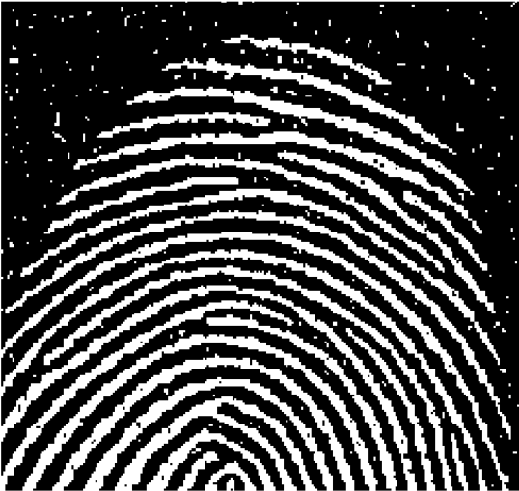
#> input picture images/fingerprint.png, 519 x 491 px, found by its file name; the run also reads 3 pictures not shown here
$ jupyter execute BT18CSE096_Aryan_Patil.ipynb   (shell and % lines are left out)
#> lines starting #> are read from the running program, lines starting #| are printed output that depends on the picture; after the words box and inside, x2 and y2 are one past the last pixel; in counts of white or black regions, pixels touching at a corner belong together
[cell 1]
# Q1 : Develop a program that would use appropriate hand coded morphological operations to enhance the given fingerprint.png image as the resultant output image.

[cell 2]
import cv2
import numpy as np
import matplotlib.pyplot as plt


# Functions for erosion
def check_erode(A, B, k):
    for i in range(k):
        for j in range(k):
            if A[i,j]!=B[i,j]:
                return False

    return True

def erode(A, B, k):

    c = (k-1)//2

    # Shape of A
    x,y = A.shape

    #Define new  image
    new_img = np.zeros((x,y), dtype=np.uint8)

    for i in range(c, x-c):
        for j in range(c,y-c):
            temp = A[i-c:i+c+1, j-c:j+c+1]

            if check_erode(temp, B, k)==True:
                new_img[i,j] = 1
            else:
                new_img[i,j] = 0

    return new_img


# Functions for dilation
def check_dilate(A, B, k):
    for i in range(k):
        for j in range(k):
            if A[i,j]==B[i,j]:
                return True

    return False

def dilate(A, B, k):

    c = (k-1)//2

    # Shape of A
    x,y = A.shape

    #Define new  image
    new_img = np.zeros((x,y), dtype=np.uint8)

    for i in range(c, x-c):
        for j in range(c,y-c):
            temp = A[i-c:i+c+1, j-c:j+c+1]
            if check_dilate(temp, B, k):
                new_img[i,j] = 1
            else:
                new_img[i,j] = 0


    return new_img


# Reading the image of fingerprint
img_g = cv2.imread("fingerprint.png", 0)
#> img_g is the input picture: shape (491, 519); min 0, max 255, mean 74.2

# Converting greyscale image to binary using 128 as threshold
(thresh, img) = cv2.threshold(img_g, 128, 255, cv2.THRESH_BINARY | cv2.THRESH_OTSU)
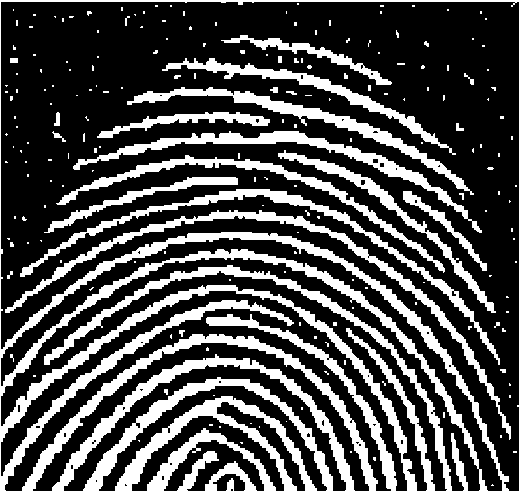
#> img: shape (491, 519); 29.3% white; 216 white regions (174 under 20 px), largest, box (x1, y1, x2, y2) and area: (0, 0, 519, 491) 19001, (22, 334, 378, 491) 4520, (5, 210, 511, 440) 4258
#> thresh = 123
img = img//255

# Shape of image
x,y = img.shape
plt.figure()
plt.imshow(img, cmap='gray')
plt.title('Input Image')

# Defining the structuring element of size (kxk)
k = 5
B = np.ones((k,k), dtype=np.uint8)

# Opening the image : Erosion followed by dilation
img3 = erode(img, B, k)
plt.figure()
plt.imshow(img3*255, cmap='gray')
plt.title('Erosion : Opening')

img4 = dilate(img3, B, k)
plt.figure()
plt.imshow(img4*255, cmap='gray')
plt.title('Dilation : Opening')

# Closing the image : Dilation followed by erosion
img5 = dilate(img4, B, k)
#> call 2 of dilate, with B = array of shape (5, 5), k = 5
#> after the loop in dilate (call 2), `for i in range(c, x-c):`:
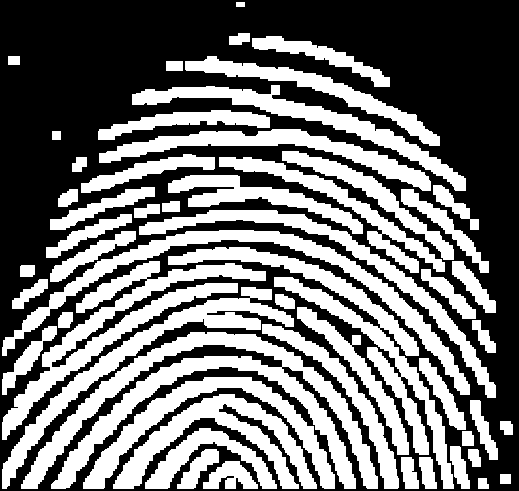
#> new_img: shape (491, 519); values 0 (black) and 1 (white), 44.3% white; 54 white regions, largest, box (x1, y1, x2, y2) and area: (21, 332, 378, 489) 13152, (168, 247, 454, 489) 8654, (2, 261, 266, 440) 8339
plt.figure()
plt.imshow(img5*255, cmap='gray')
plt.title('Dilation : Closing')

img6 = erode(img5, B, k)
plt.figure()
plt.imshow(img6*255, cmap='gray')
plt.title('Erosion : Closing')

[cell 3]
# Q2. Implement a program to count the number of disks in the image disks.png, which has a number of touching black disks on a white background.

[cell 4]
import cv2
import sys
from skimage.morphology import disk
import numpy as np
from queue import Queue
import matplotlib.pyplot as plt

# np.set_printoptions(threshold=sys.maxsize)

def traverse(img, q, label):
    # While queue is not empty loop
    while not q.empty():
        # Get the element from queue
        list1 = q.get()
        x = list1[0]
        y = list1[1]

        # Loop for its 8 neighbours
        for i in range(x-1,x+2):
            for j in range(y-1, y+2):
                if not (i==x and j==y):
                    # If not labelled, add label and append to the queue
                    if img[i,j]==1 and label[i,j]==0:
                        label[i,j] = label[x,y]
                        list1 = [i, j]
                        q.put(list1)            # Append to queue


def first_pass(img, label):
    # Shape of image
    x, y = img.shape

    # Current label number
    current_label = 1

    # Initializing queue
    q = Queue()

    # Loop for all elements in image
    for i in range(1, x-1):
        for j in range(1,y-1):
            # If an unlabelled white coloured element found
            if img[i,j]==1 and label[i,j]==0:
                # New unlabelled object starts
                label[i,j] = current_label
                list1 = [i, j]
                q.put(list1)            # Append to queue
                print(list1[0], list1[1])
                # Traverse to its neighbouring elements
                traverse(img, q, label)
                # Increment label number
                current_label = current_label + 1

    return current_label - 1


# Reading the image of fingerprint
img_g = cv2.imread("disks.png", 0)
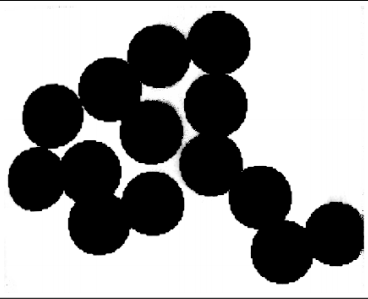
#> input picture images/disks.png, 368 x 299 px, found by its file name
#> img_g is the input picture: shape (299, 368); min 0, max 255, mean 152.5

# Converting greyscale image to binary using 128 as threshold
(thresh, img) = cv2.threshold(img_g, 128, 255, cv2.THRESH_BINARY | cv2.THRESH_OTSU)
#> img: shape (299, 368); 59.9% white; 3 black regions, box (x1, y1, x2, y2) and area: (8, 11, 364, 284) 43361, (0, 0, 368, 1) 368, (0, 298, 368, 299) 368
#> thresh = 127
img = img//255
img = cv2.bitwise_not(img)

# Shape of image
x,y = img.shape
plt.figure()
plt.imshow(img, cmap='gray')
plt.title('Input Image')

# Creating disk shaped structuring element
radius = 22
mask = disk(radius)

# Eroding the image to separate disks
img_erosion = cv2.erode(img, mask, iterations=1)
#> img_erosion: shape (299, 368); values 254 (black) and 255 (white), 3.9% white; 14 white regions, largest, box (x1, y1, x2, y2) and area: (77, 162, 100, 189) 337, (142, 122, 161, 143) 335, (100, 79, 121, 100) 334
(thresh, img_erosion) = cv2.threshold(img_erosion, 128, 255, cv2.THRESH_BINARY | cv2.THRESH_OTSU)
#> thresh = 254
img_erosion = img_erosion//255

# Now pad the image
img_erosion = np.pad(img_erosion, pad_width=1, mode='constant',constant_values=0)
#> img_erosion: shape (301, 370); values 0 (black) and 1 (white), 3.9% white; 14 white regions, largest, box (x1, y1, x2, y2) and area: (78, 163, 101, 190) 337, (143, 123, 162, 144) 335, (101, 80, 122, 101) 334
#print(img_erosion)
plt.figure()
plt.imshow(img_erosion, cmap='gray')
plt.title('Eroded Image')

# Defining label array
x, y = img_erosion.shape
label = np.zeros((x,y), dtype=np.uint8)

# Creating 1st pass over the image to label the objects
num_objects = first_pass(img_erosion, label)
#> after the loop in first_pass, `for i in range(1, x-1):`:
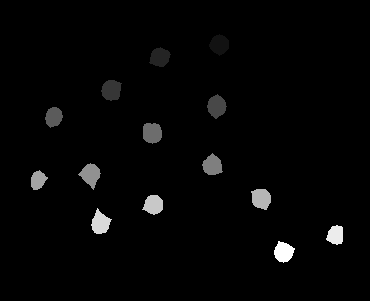
#> label: shape (301, 370); min 0, max 14, mean 0.286; drawn with min black and max white
#> after the loop in first_pass, `for i in range(1, x-1):`: current_label = 15
#> num_objects = 14

print("The number of objects present in image : ", num_objects)
#| The number of objects present in image :  14
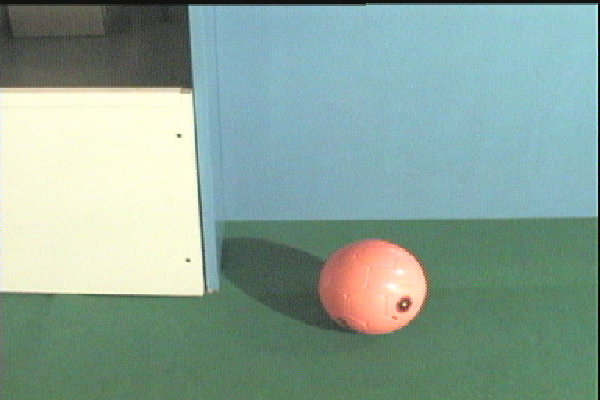
#> input picture images/ball.bmp, 600 x 400 px, found by its file name
#> further down, img is the input picture: shape (400, 600, 3); mean B, G, R 152.2, 163.6, 137.4

[cell 5]
# Q3. The task here is to help a robot to identify a bright orange ball in its surrounding. The ball.bmp is an image obtained from a camera mounted on the robot.
# a) Implement a Myrgb2hsi function to convert red-green-blue (RGB) colors to hue saturation intensity (HSI). The function prototype should be:
#       	function [H, S, I] = Myrgb2hsi(Im)
#    where Im is the original color image, and H, S, and I are the normalized hue value, saturation-value, and intensity value in the HSI color space,
#    respectively. That is, H, S, and I should be in the range of [0, 1]. Load and convert ball.bmp to HSI color space by calling the Myrgb2hsi function.
#    Display the three images in figures 1 to 3 with the appropriate titles. Call an appropriate OpenCV/Matlab function to do the similar conversion and display
#    the three images (i.e., Hue, Saturation, and Intensity) in figures 4 to 6 with appropriate titles. Display the difference images between your results and
#    the Matlab’s results in figures 7 to 9 with appropriate titles. Explain the reason for these differences and the visual differences between your results and
#    the Matlab’s results.

[cell 6]
import cv2
import numpy as np
import math
import matplotlib.pyplot as plt

# Function to convert RGB to HSI
def Myrgb2hsi(img):

    # Converting 0-255 scale to 0-1 float
    img = img.astype('float32')
    img = img/255.0
    print(img.shape)
#| (400, 600, 3)

    # Shape of image
    x = img.shape[0]
    y = img.shape[1]

    # Split the image bands
    B = img[:,:,0]
    G = img[:,:,1]
    R = img[:,:,2]

    # Hue values
    H = np.zeros((x,y), dtype=np.float32)
    for i in range(x):
        for j in range(y):
            num = 0.5 * ((R[i][j] - G[i][j]) + (R[i][j] - B[i][j])) / \
                                math.sqrt((R[i][j] - G[i][j])**2 + ((R[i][j] - B[i][j]) * (G[i][j] - B[i][j])) + 0.00000000001)

            theta = math.acos(num)
            theta = math.degrees(theta)

            if B[i][j]<=G[i][j]:
                H[i][j] = theta
            else:
                H[i][j] = 360-theta
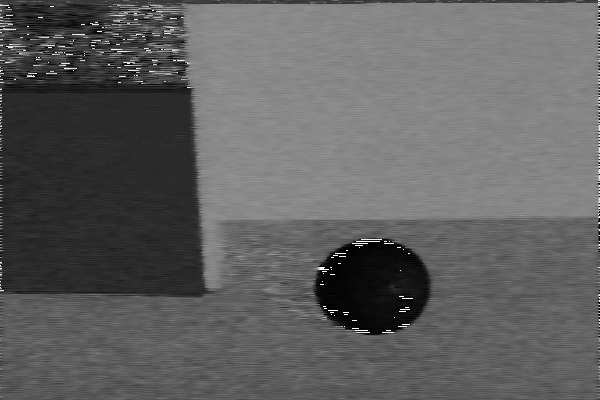
#> H: shape (400, 600) float32; min 0.00042, max 359.6, mean 136; drawn with min black and max white
    # Normalise values for Hue
    H = H/360

    # Intensity
    I = (B+G+R)/3

    # Saturation
    S = np.zeros((x,y), dtype=np.float32)
    for i in range(x):
        for j in range(y):
            S[i][j] = 1 - ((3/(R[i][j]+G[i][j]+B[i][j]))*min(R[i][j],G[i][j],B[i][j]))
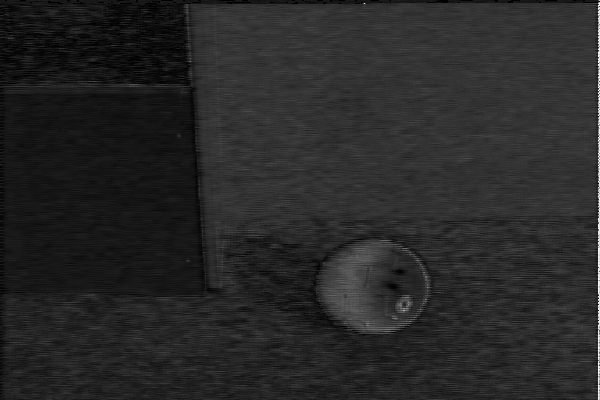
#> S: shape (400, 600) float32; min -3.9e-08, max 0.965, mean 0.152; drawn with min black and max white


    return H,S,I

# Reading the image of ball
img = cv2.imread("ball.bmp")
HSI_img = cv2.cvtColor(img, cv2.COLOR_BGR2HSV)
HSI_img = np.float32(HSI_img)/255

# Inbuilt functions for HSI of image
in_H = HSI_img[:,:,0]
in_S = HSI_img[:,:,1]
in_I = HSI_img[:,:,2]

# Plotting inbuilt HSI components
plt.figure(figsize=(16,12))
plt.subplot(1,3,1)
plt.imshow(in_H, cmap='gray')
plt.title("Inbuilt Hue")
plt.xticks([])
plt.yticks([])

plt.subplot(1,3,2)
plt.imshow(in_S, cmap='gray')
plt.title("Inbuilt Saturation")
plt.xticks([])
plt.yticks([])

plt.subplot(1,3,3)
plt.imshow(in_I, cmap='gray')
plt.title("Inbuilt Intensity")
plt.xticks([])
plt.yticks([])

# Finding HSI components of image
H, S, I = Myrgb2hsi(img)

# Plotting hand coded HSI components
plt.figure(figsize=(16,12))
plt.subplot(1,3,1)
plt.imshow(H, cmap='gray')
plt.title("Handcoded Hue")
plt.xticks([])
plt.yticks([])

plt.subplot(1,3,2)
plt.imshow(S, cmap='gray')
plt.title("Handcoded Saturation")
plt.xticks([])
plt.yticks([])

plt.subplot(1,3,3)
plt.imshow(I, cmap='gray')
plt.title("Handcoded Intensity")
plt.xticks([])
plt.yticks([])

#Plotting the difference in components

diff_I = I - in_I
diff_S = S - in_S
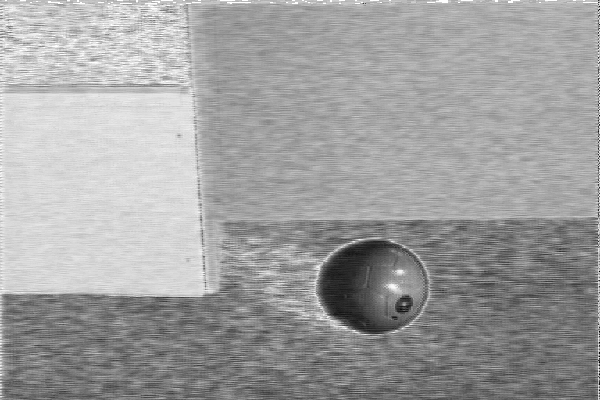
#> diff_S: shape (400, 600) float32; min -0.267, max 3.96e-08, mean -0.0989; drawn with min black and max white
diff_H = H - in_H

plt.figure(figsize=(16,12))
plt.subplot(1,3,1)
plt.imshow(diff_H, cmap='gray')
plt.title('Diff Image hue')
plt.xticks([])
plt.yticks([])

plt.subplot(1,3,2)
plt.imshow(diff_S, cmap='gray')
plt.title('Diff Image saturation')
plt.xticks([])
plt.yticks([])

plt.subplot(1,3,3)
plt.imshow(diff_I, cmap='gray')
plt.title('Diff Image intensity')
plt.xticks([])
plt.yticks([])

[cell 7]
#  Q3.b) In H-space, find a threshold for the ball. Find the centroid of the ball and indicate its location by a cross on the original color image.

[cell 8]
# Thresholding in Hue space

H = H/np.max(H)
H = H*255
H = H.astype('uint8')
ret,H = cv2.threshold(H,30,255,cv2.THRESH_BINARY_INV)
#> H: shape (400, 600); 4.8% white; 448 white regions (425 under 20 px), largest, box (x1, y1, x2, y2) and area: (314, 239, 430, 335) 8125, (0, 83, 189, 93) 845, (24, 18, 88, 29) 245

# [9 lines of commented-out code are left out]
element = cv2.getStructuringElement(cv2.MORPH_ELLIPSE,(7,7))
H = cv2.morphologyEx(H, cv2.MORPH_OPEN, element)
#> H: shape (400, 600); 3.2% white; 2 white regions, box (x1, y1, x2, y2) and area: (316, 241, 428, 335) 7536, (68, 19, 79, 28) 70
H = cv2.morphologyEx(H, cv2.MORPH_CLOSE, element)
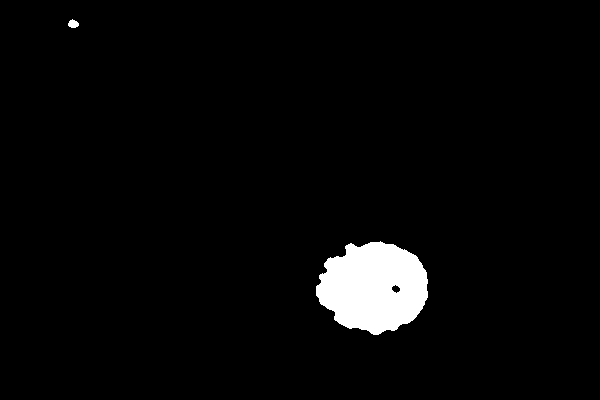
#> H: shape (400, 600); 3.3% white; 2 white regions, box (x1, y1, x2, y2) and area: (316, 241, 428, 335) 7746, (68, 19, 79, 28) 70


# Centroid Calculation

M = cv2.moments(H)
#> M = moments, m00 1993080, centre m10/m00, m01/m00 = (370.7, 284.5)
cen_X = int(M["m10"] / M["m00"])
#> cen_X = 370
cen_Y = int(M["m01"] / M["m00"])
#> cen_Y = 284

# Mark centroid on original image with red color cross
cv2.line(img, (cen_X-10, cen_Y-10), (cen_X+10, cen_Y+10), (0,0,200), 5)
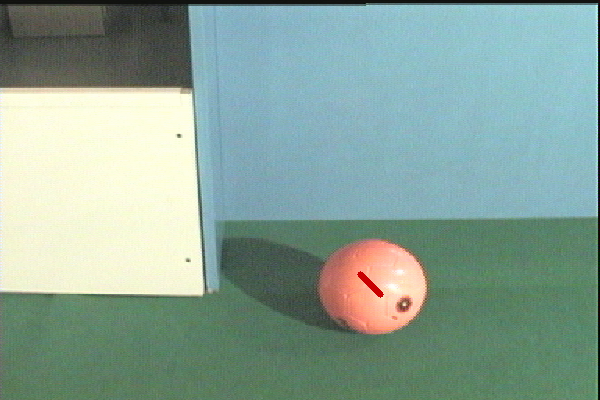
#> img: shape (400, 600, 3); 0.09% of pixels changed, all inside (x1, y1, x2, y2) = (357, 271, 384, 298)
#| 3
cv2.line(img, (cen_X+10, cen_Y-10), (cen_X-10, cen_Y+10), (0,0,200), 5)

plt.figure(figsize=(8,6))
plt.imshow(H, cmap='gray')
plt.title('Threshold Image hue Space')
plt.xticks([])
plt.yticks([])

img = cv2.cvtColor(img, cv2.COLOR_BGR2RGB)

plt.figure(figsize=(8,6))
plt.imshow(img)
plt.title('marked image Space')
plt.xticks([])
plt.yticks([])

[cell 9]
# Q4. Develop a function to implement Harris corners detection algorithm. Use the function to detect corner points in the given corner_test.png image.
# Compare the hand crafted function result with built in cv2.cornerHarris() function result to test your code.

[cell 10]
import cv2
import numpy as np
import math
import matplotlib.pyplot as plt

def locate_corners(img, window_size, k, thresh):
    #Find x and y derivatives
#> called with window_size = 3, k = 0.04, thresh = 4505554.6
    dy, dx = np.gradient(img)
    Ixx = dx**2
    Ixy = dy*dx
    Iyy = dy**2

    height = img.shape[0]
    width = img.shape[1]

    cornerList = []
    newImg = img.copy()
    color_img = cv2.cvtColor(newImg, cv2.COLOR_GRAY2RGB)
    offset = int(window_size/2)

    #Loop through image and find our corners
    print("Finding Corners...")
    for y in range(offset, height-offset):
        for x in range(offset, width-offset):
            # Calculate sum of squares
            windowIxx = Ixx[y-offset:y+offset+1, x-offset:x+offset+1]
            windowIxy = Ixy[y-offset:y+offset+1, x-offset:x+offset+1]
            windowIyy = Iyy[y-offset:y+offset+1, x-offset:x+offset+1]

            Sxx = windowIxx.sum()
            Sxy = windowIxy.sum()
            Syy = windowIyy.sum()

            # Find determinant and trace, use to get corner response
            det = (Sxx * Syy) - (Sxy**2)
            trace = Sxx + Syy

            # Response calculation
            r = det - (k*(trace**2))

            # If corner response is over threshold, color the point and add to corner list
            if r > thresh:
                cornerList.append((y, x))
#> after the loop, cornerList = 1495 pairs, first value 8 to 272, second value 31 to 557
    return cornerList

# Reading the image of chessboard and football
img_orig = cv2.imread("corner_test.png")
img = cv2.cvtColor(img_orig, cv2.COLOR_BGR2RGB)
plt.figure(figsize=(8,6))
plt.imshow(img)
plt.title("Input image")
plt.xticks([])
plt.yticks([])
print(len(img.shape))

# Inbuilt function
img_new = cv2.cvtColor(img_orig,cv2.COLOR_BGR2GRAY)
img_new = np.float32(img_new)
dst = cv2.cornerHarris(img_new,2,3,0.04)

# Threshold for an optimal value, it may vary depending on the image.
img_orig[dst > 0.01 * dst.max()] = [255, 0, 0]
plt.figure(figsize=(8,6))
plt.imshow(img_orig, cmap = 'gray')
plt.title("Inbuilt : Marked corners")
plt.xticks([])
plt.yticks([])

# Handcoded Harris Corner detection function

# Locate corners
corner_list = locate_corners(img_new,3,0.04,0.01 * dst.max())
#> corner_list has the same summary as cornerList in locate_corners

# Marking corners
for each in corner_list:
    img[each[0],each[1],0] = 255
    img[each[0],each[1],1] = 0
    img[each[0],each[1],2] = 0
#> this loop made 1495 passes
#> each on passes 1 to 3: (8, 406), (9, 405), (9, 406)

plt.figure(figsize=(8,6))
plt.imshow(img)
plt.title("Handcoded : Marked corners")
plt.xticks([])
plt.yticks([])

[cell 11]
# Q5

[cell 12]
import cv2
import numpy as np
import matplotlib.pyplot as plt
import random

MIN_MATCH_COUNT = 10

img1 = cv2.imread('FM_img1.jpg',0)          # Query Image
img2 = cv2.imread('FM_img2.jpg',0)          # Training Image

# Initiating SIFT detector
sift = cv2.SIFT_create()

# Finding the keypoints and descriptors with SIFT
kp1, des1 = sift.detectAndCompute(img1,None)
#> kp1 = 1107 keypoints; strongest (x, y, size): (50, 462, 2), (99, 460, 2.5), (48, 469, 1.9), (85, 470, 1.8)
kp2, des2 = sift.detectAndCompute(img2,None)
#> kp2 = 1128 keypoints; strongest (x, y, size): (330, 37, 2), (282, 39, 2.5), (333, 29, 1.9), (296, 29, 1.8)

FLANN_INDEX_KDTREE = 0
index_params = dict(algorithm = FLANN_INDEX_KDTREE, trees = 5)
search_params = dict(checks = 50)

# Matching using Flann
flann = cv2.FlannBasedMatcher(index_params, search_params)

matches = flann.knnMatch(des1,des2,k=2)
#> matches = 1107 matches

# Storing all the good matches as per Lowe's ratio test.
good = []
for m,n in matches:
    if m.distance < 0.7*n.distance:
        good.append(m)
#> after the loop, good = 1022 matches

src_pts = np.float32([ kp1[m.queryIdx].pt for m in good ])
#> src_pts = 1022 pairs, first value 3.15 to 349.6, second value 3.23 to 472.5
dst_pts = np.float32([ kp2[m.trainIdx].pt for m in good ])
#> dst_pts = 1022 pairs, first value 31.05 to 377.4, second value 26.02 to 495.3

# RANSAC

best_affine = None
max_inliers_so_far = -1
threshold_error = 0.01

for i in range(17):
    inliers = 0

    # Choosing any 3 points
    rand_idx = random.choices(range(len(src_pts)), k=3)
    rand_src = [src_pts[rand_idx[0]],src_pts[rand_idx[1]],src_pts[rand_idx[2]]]

    rand_dst = [dst_pts[rand_idx[0]],dst_pts[rand_idx[1]],dst_pts[rand_idx[2]]]

    # Estimating transformation matrix
    affine_t = cv2.getAffineTransform(np.float32(rand_src),np.float32(rand_dst))

    matchesMask = [0]*len(src_pts)

    for i in range(len(src_pts)):

        extended = np.hstack((src_pts[i],1))
        prod = np.matmul(affine_t,extended)

        # Finding squared error
        err = sum((prod -dst_pts[i])**2)

        # Inlier if error < threshold
        if err<threshold_error:
            inliers+=1
            matchesMask[i] = 1
        else:
            matchesMask[i] = 0

        # Break if max number of inliers found
        if inliers>int(0.50*len(src_pts)):

            break
#> this loop made 17 passes
#> (rand_idx, rand_src, rand_dst, affine_t) on passes 1 to 2: ([862, 774, 429], [[263.5, 343.4], [242, 123.5], [153.6, 134]], [[117, 155.1], [138.5, 374.9], [226.8, 364.5]], [[-0.999, -5.9e-05, 380.3], [-0.000818, -0.999, 498.5]]), ([264, 522, 413], [[109.7, 105.2], [186.5, 149.8], [147.7, 136.5]], [[270.8, 393.3], [194, 348.7], [232.8, 362]], [[-1, -2.49e-06, 380.5], [1.1e-06, -1, 498.5]])


draw_params = dict(matchColor = (0,255,0), # draw matches in green color
                   singlePointColor = None,
                   matchesMask = matchesMask,
                   flags = 2)
#> draw_params = 4 items


img3 = cv2.drawMatches(img1,kp1,img2,kp2,good,None,**draw_params)

plt.imshow(img3, 'gray'),plt.show()

draw_params = dict(matchColor = (0,255,0), # draw matches in green color
                   singlePointColor = None,
                   flags = 2)


img4 = cv2.drawMatches(img1,kp1,img2,kp2,good,None,**draw_params)


plt.imshow(img4, 'gray'),plt.show()
